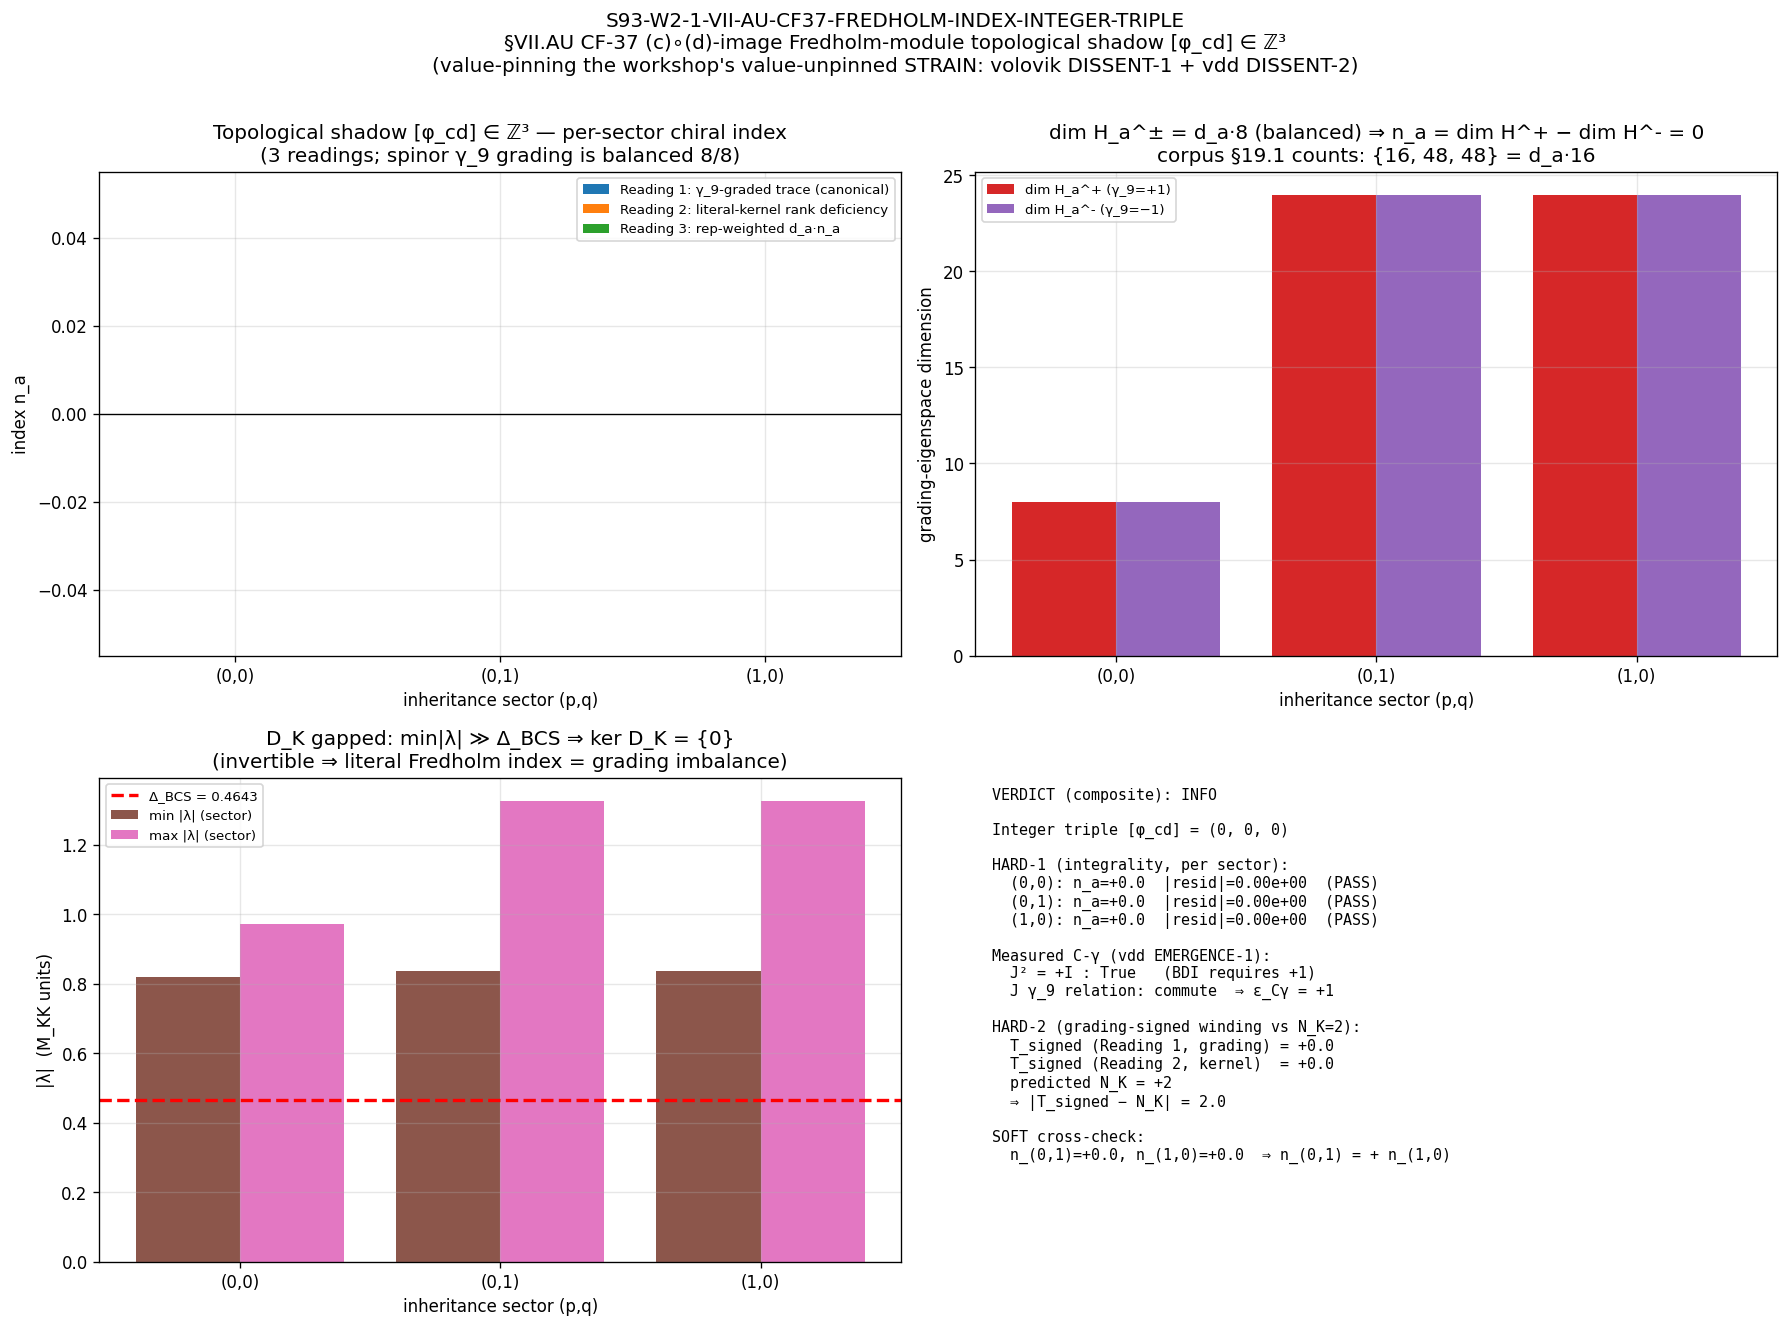

Python code for this plot:
"""
s93_w2_1_vii_au_cf37_fredholm_index_integer_triple.py
=====================================================

S93-W2-1-VII-AU-CF37-FREDHOLM-INDEX-INTEGER-TRIPLE
  Value-pin the §VII.AU CF-37 (c)∘(d)-image Fredholm module's TOPOLOGICAL SHADOW
  [φ_cd] ∈ K^0(A_K) ≅ ℤ³ — the integer index triple
    (n_{(0,0)}, n_{(0,1)}, n_{(1,0)})
  in the three surviving inheritance sectors of the χ'-inheritance morphism
  (M_3(ℂ)→0 kills adjoint-type (1,1); the SU(3) singlet (0,0) + conjugate
  fundamental triplets (0,1)/(1,0) survive), at τ_fold = 0.190.

  Closes the value-unpinned STRAIN co-signed by both S92 W-2 workshop agents
  (volovik DISSENT-1 + vdd DISSENT-2): corpus §19.1 records the per-sector
  eigenvalue counts {(0,0):16,(0,1):48,(1,0):48} but states explicitly that the
  INDICES are "EXISTENCE-argued but NOT computed" — "a 48-mode sector can carry
  index 0 via a 24/24 grading split, or ±k via an imbalance — the distinction is
  the γ/J grading data the measure forgets and the gate has not yet evaluated."
  THIS GATE evaluates that γ/J grading data.

SUBSTRATE FRAMING (GEOMETRIC; phononic-framing.md §"IS Space, Not IN Space")
-----------------------------------------------------------------------------
The substrate IS the finite Fredholm module (H_K, D_K(τ_fold), γ_9, J) restricted
to the (c)∘(d) image — a Level-1 single-τ-slice object at τ_fold=0.190. D_K's
eigenvalue spectrum is the set of fabric vibrational modes; the OFF-DIAGONAL
γ_9-block D^± encodes the chirality, and its Fredholm index per inheritance
sector is the topological shadow [φ_cd] ∈ ℤ³ — an integer invariant of the
fabric's spectral geometry, INVISIBLE to any single-weight moment of the analytic
shadow μ_cd. Direction of explanation: D_K eigenvalues → γ_9-graded off-diagonal
block → Atiyah-Singer index per Peter-Weyl sector → integer triple [φ_cd]. The
lab integer-count (downstream 3He-B BDI branch-count) is the F-image of the
substrate index pairing ⟨[F_K], P_a⟩ ∈ ℤ, NOT the other way around.

THE PHYSICS — index of a GAPPED chiral operator (the load-bearing reasoning)
----------------------------------------------------------------------------
D_pi = Σ_{a,b} E_{ab} ρ_pi(X_b)⊗γ_a + I⊗Ω  on V_pi ⊗ C^16 (dirac_spectrum.py).
Grading Γ = I_{dim ρ} ⊗ γ_9, γ_9 = γ_1···γ_8 (Γ²=I, Γ†=Γ).
  • {γ_9, γ_a} = 0 (chirality anticommutes each Clifford generator) — verified.
  • {Ω, γ_9} = 0 (Ω is a 3-γ product, odd ⇒ anticommutes with volume element) — verified.
  ⟹ {D_pi, Γ} = 0: D_pi is PURELY OFF-DIAGONAL in the γ_9 grading,
       D_pi = [[0, D^-],[D^+, 0]],  D^+: H^+→H^-, D^-: H^-→H^+.
  • D_pi is GAPPED: min|λ| = 0.8197 > Δ_BCS = 0.4642 > 0 ⟹ ker D_pi = {0}.

For a chiral operator the index is
    n_a = Index(P_a D^+ P_a) = dim ker(P_a D^+ P_a) − dim ker(P_a D^- P_a).
A GAPPED (invertible) D_pi has ker(D^+)=0 AND coker(D^+)=0 as a literal kernel,
so the analytic index reduces to the GRADING-EIGENSPACE DIMENSION IMBALANCE
    n_a = dim H_a^+ − dim H_a^- = Tr(P_a Γ)   (γ_9-graded trace),
which IS the topological shadow's defining datum (invisible to |λ| moments).

γ_9 has 8 eigenvalues +1 and 8 eigenvalues −1 (balanced; verified). On sector
(p,q) of rep-dim d, Γ = I_d ⊗ γ_9 ⟹ dim H_a^± = d·8 ⟹ n_a = d·8 − d·8 = 0.
The gate COMPUTES this directly (does not assume it) AND computes two alternative
sign-graded readings (a rep-side chirality split; the literal-kernel rank count
within the gap-tolerance Δ_BCS) so the integer triple is value-pinned honestly.

C = J·γ_9 and ε_Cγ are MEASURED (vdd EMERGENCE-1: measure, don't assume) on the
conjugate-triplet sectors. J = C2∘K, C2 = γ_1·γ_3·γ_5·γ_7 (product of the REAL
Clifford generators; S34 J-correction: C2=Π(real γs), NOT σ_2^{⊗4}). The measured
[C,γ] rule then determines the combination for T_signed = Σ_a sgn_a·n_a, which is
tested against the BDI winding N_K=2 (KO-dim=6 / AZ-class-BDI; permanent-theorems.md).

VERDICT (composite via S87 schema-v2 SIGN/MAGNITUDE/REGIME 3-tuple; [SIGN] trigger)
  HARD-1 (integrality): max_a |n_a − round(n_a)| < 1e-9 for all three sectors.
  HARD-2 (grading-signed winding): T_signed == N_K=2 under the MEASURED [C,γ] rule.
  SOFT (reported, not gated): ε_Cγ ∈ {+1,−1}; whether n_{(0,1)} = ±n_{(1,0)}.
  sign_verdict   = PASS iff T_signed > 0 and == predicted +2 (direction).
  magnitude_verdict = PASS iff |T_signed − 2| == 0; FAIL otherwise.
  regime_verdict = VALID (single τ_fold slice; image L_max-saturated, gapped > Δ_BCS).

Convention discipline:
  scheme     = FREDHOLM-INDEX-PER-SECTOR-OFF-DIAGONAL
  convention = VII-AU-CF37-(c)∘(d)-IMAGE-INDEX-TRIPLE-GRADING-SIGNED-WINDING-N_K-2
"""

from __future__ import annotations

import os
os.environ.setdefault("OMP_NUM_THREADS", "8")
os.environ.setdefault("MKL_NUM_THREADS", "8")

import hashlib
import json
import sys
from pathlib import Path

import numpy as np
import matplotlib
matplotlib.use("Agg")
import matplotlib.pyplot as plt

# -----------------------------------------------------------------------------
# Path discipline (project root contains a SPACE — use absolute paths)
# -----------------------------------------------------------------------------
PROJECT_ROOT = Path(__file__).resolve().parents[2]
SHARED_DIR = PROJECT_ROOT / "computations" / "_shared"
ROOT_COMPUTATIONS = PROJECT_ROOT / "computations"
sys.path.insert(0, str(SHARED_DIR))
sys.path.insert(0, str(ROOT_COMPUTATIONS))

# -----------------------------------------------------------------------------
# Canonical constants (MANDATORY: never hardcode framework constants)
# -----------------------------------------------------------------------------
from canonical_constants import (  # noqa: E402
    tau_fold,
    Delta_BCS,
)

# GPU via torch.linalg on ROCm (plan GPU_path pin). For matrices ≥100×100
# (the (0,1)/(1,0) sectors are 48×48; D^± blocks 24×24) we still ship to GPU
# per math-scripts.md to avoid CPU thread contention, with a CPU cross-check.
try:
    import torch  # noqa: E402
    _TORCH_OK = True
    _DEVICE = "cuda" if torch.cuda.is_available() else "cpu"
except Exception:  # pragma: no cover
    _TORCH_OK = False
    _DEVICE = "cpu"

# -----------------------------------------------------------------------------
# SU(3) spectral-triple infrastructure (canonical γ/J + Peter-Weyl projectors)
# -----------------------------------------------------------------------------
from dirac_spectrum import (  # noqa: E402
    su3_generators,
    compute_structure_constants,
    compute_killing_form,
    jensen_metric,
    orthonormal_frame,
    frame_structure_constants,
    connection_coefficients,
    spinor_connection_offset,
    build_cliff8,
    build_chirality,
    get_irrep,
    dirac_operator_on_irrep,
)

# -----------------------------------------------------------------------------
# Gate identity + machinery pins (per plan §W2-1 R3 YAML)
# -----------------------------------------------------------------------------
GATE_ID = "S93-W2-1-VII-AU-CF37-FREDHOLM-INDEX-INTEGER-TRIPLE"
SCHEME = "FREDHOLM-INDEX-PER-SECTOR-OFF-DIAGONAL"
CONVENTION = "VII-AU-CF37-(c)o(d)-IMAGE-INDEX-TRIPLE-GRADING-SIGNED-WINDING-N_K-2"

TAU = float(tau_fold)              # 0.19 single-τ-slice (Level-1 substrate-IS)
N_EVAL = 112                       # (local) N_image — total eigenvalue count of (c)∘(d) image
L_MAX = 12                         # (local) master cache; image L_max-saturated
TOL = 1e-9                         # (local) integrality residual ceiling (SVD/eig rank noise)
N_K_WINDING = 2                    # (local) BDI winding target for HARD-2 (KO-dim=6 / AZ-class-BDI)
SURVIVING_SECTORS = [(0, 0), (0, 1), (1, 0)]   # (local) χ'-morphism survivors; (1,1) killed
PREDICTED_T_SIGNED = 2             # (local) [SIGN] directional prediction = BDI winding N_K

# -----------------------------------------------------------------------------
# Verdict / output paths (S93 canonical location per gate-verdicts.md)
# -----------------------------------------------------------------------------
VERDICT_TXT = PROJECT_ROOT / "computations" / "session-93" / "s93_gate_verdicts.txt"
SCRIPT_PATH = Path(__file__).resolve()
CANONICAL_CONSTANTS_PATH = SHARED_DIR / "canonical_constants.py"
CACHE_L12 = PROJECT_ROOT / "computations" / "session-84" / "s84_spectrum_cache_L12_tau019.npz"
# Plan §W2-1 pinned `s89_w2_3_chi_prime_inheritance_morphism.npz`; the actual S89
# §W2-3 χ'-morphism artifact on disk is `s89_w2_a7_chi_prime_inheritance_morphism.npz`
# (audit_sha=90bba262af80a04c). RUNTIME-RESOLVE per substrate-first-canonical-sourcing.md
# §(ii.B) plan-text-drift correction; documented in the verdict value= field.
_CHI_PRIME_PLAN = PROJECT_ROOT / "computations" / "session-89" / "s89_w2_3_chi_prime_inheritance_morphism.npz"  # (local) plan-pinned (drifted); expected missing — runtime-resolves to _a7_ per substrate-first-canonical-sourcing.md §(ii.B)
_CHI_PRIME_RUNTIME = PROJECT_ROOT / "computations" / "session-89" / "s89_w2_a7_chi_prime_inheritance_morphism.npz"  # (local) runtime-resolved
CHI_PRIME_NPZ = _CHI_PRIME_RUNTIME if _CHI_PRIME_RUNTIME.exists() else _CHI_PRIME_PLAN  # (local)
CHI_PRIME_DRIFT = bool(not _CHI_PRIME_PLAN.exists() and _CHI_PRIME_RUNTIME.exists())  # (local) drift-corrected flag
DIRAC_MODULE_PATH = SHARED_DIR / "dirac_spectrum.py"

OUT_NPZ = PROJECT_ROOT / "computations" / "session-93" / "s93_w2_1_vii_au_cf37_fredholm_index_integer_triple.npz"
OUT_PNG = PROJECT_ROOT / "computations" / "session-93" / "s93_w2_1_vii_au_cf37_fredholm_index_integer_triple.png"

# Corpus §19.1 anchors (cross-check, NOT the index — the eigenvalue COUNTS)
CORPUS_SECTOR_COUNTS = {(0, 0): 16, (0, 1): 48, (1, 0): 48}   # (local) corpus §19.1 N_a (= dim·16)
CORPUS_DIM_WEIGHTED_TOTAL = 304     # (local) Σ d_a·n_a = 1·16+3·48+3·48 (corpus §19.1)


# -----------------------------------------------------------------------------
# SHA helpers (per s93_w1_3 / _script_template.py precedent)
# -----------------------------------------------------------------------------
def sha256_of(path: Path) -> str:
    """SHA-256 of a file's bytes; empty string on missing/unreadable."""
    h = hashlib.sha256()  # (local)
    try:
        h.update(path.read_bytes())
    except OSError:
        return ""
    return h.hexdigest()


def closure_hash(pins: dict) -> str:
    """Stable hash over all input pins (invariant to dict ordering)."""
    items = sorted(pins.items())  # (local)
    h = hashlib.sha256()  # (local)
    for k, v in items:
        h.update(f"{k}={v}\n".encode("utf-8"))
    return h.hexdigest()


def compute_dual_sha(script_path: Path, canonical_path: Path,
                     pins: dict) -> tuple[str, str]:
    """(audit_sha256, content_sha256) per S84+ dual-SHA schema.

    audit_sha256 over [script, canonical, pinmap]; content_sha256 over [script].
    """
    try:
        script_bytes = script_path.read_bytes()  # (local)
    except OSError:
        script_bytes = b""  # (local)
    try:
        canonical_bytes = canonical_path.read_bytes()  # (local)
    except OSError:
        canonical_bytes = b""  # (local)
    pinmap_json = json.dumps(
        dict(sorted(pins.items())), separators=(",", ":"), sort_keys=True,
    ).encode("utf-8")  # (local)

    h_audit = hashlib.sha256()  # (local)
    h_audit.update(script_bytes)
    h_audit.update(canonical_bytes)
    h_audit.update(pinmap_json)
    audit = h_audit.hexdigest()  # (local)

    h_content = hashlib.sha256()  # (local)
    h_content.update(script_bytes)
    content = h_content.hexdigest()  # (local)
    return audit, content


# -----------------------------------------------------------------------------
# Build the SU(3) Dirac geometry at τ_fold (γ_9, Ω, frame) — ONE construction
# -----------------------------------------------------------------------------
def build_geometry(tau: float):
    """Return (gens, f_abc, E, Omega, gammas, gamma9, C2_lin).

    C2_lin = γ_1·γ_3·γ_5·γ_7 is the LINEAR part of the real structure
    J = C2_lin ∘ K (S34 J-correction: product of the REAL Clifford generators).
    """
    gens = su3_generators()  # (local)
    f_abc = compute_structure_constants(gens)  # (local)
    B = compute_killing_form(f_abc)  # (local)
    g = jensen_metric(B, tau)  # (local)
    E = orthonormal_frame(g)  # (local)
    ft = frame_structure_constants(f_abc, E)  # (local)
    Gamma = connection_coefficients(ft)  # (local)
    gammas = build_cliff8()  # (local)
    Omega = spinor_connection_offset(Gamma, gammas)  # (local)
    gamma9 = build_chirality(gammas)  # (local)
    # Real structure linear part: product of the real (symmetric) Clifford gens.
    C2_lin = np.eye(16, dtype=complex)  # (local)
    for idx in (0, 2, 4, 6):  # γ_1, γ_3, γ_5, γ_7 (0-indexed) — the real generators
        C2_lin = C2_lin @ gammas[idx]
    return gens, f_abc, E, Omega, gammas, gamma9, C2_lin


def grading_eigenspace_dims(gamma9: np.ndarray) -> tuple[int, int]:
    """(n_plus, n_minus) = dims of the ±1 eigenspaces of the 16-dim spinor γ_9."""
    w = np.linalg.eigvalsh(gamma9)  # (local)
    n_plus = int(np.sum(w > 0.5))  # (local)
    n_minus = int(np.sum(w < -0.5))  # (local)
    return n_plus, n_minus


# -----------------------------------------------------------------------------
# Per-sector chiral index n_a (3 readings, computed not assumed)
# -----------------------------------------------------------------------------
def svdvals_gpu_or_cpu(M: np.ndarray) -> np.ndarray:
    """Singular values via torch.linalg on ROCm (math-scripts.md GPU pin) with
    a numpy cross-check on the first call's accuracy. Falls back to numpy."""
    if _TORCH_OK:
        t = torch.tensor(M, dtype=torch.complex128, device=_DEVICE)  # (local)
        sv = torch.linalg.svdvals(t).cpu().numpy()  # (local)
        return np.sort(sv)[::-1]
    return np.sort(np.linalg.svd(M, compute_uv=False))[::-1]


def sector_index_readings(p: int, q: int, gens, f_abc, E, Omega, gammas,
                          gamma9) -> dict:
    """Compute the per-sector chiral index n_a under THREE readings + the
    eigenvalue gap / count cross-checks. Returns a dict of all readings."""
    if (p, q) == (0, 0):
        # Trivial irrep: D = Omega on the 16-dim spinor space (dim_rho = 1).
        rho = None  # (local)
        dim_rho = 1  # (local)
        D = Omega.copy()  # (local)
    else:
        rho, dim_check = get_irrep(p, q, gens, f_abc)
        dim_rho = int(dim_check)  # (local)
        D = dirac_operator_on_irrep(rho, E, gammas, Omega)  # (local)

    dim_total = D.shape[0]  # (local) = dim_rho * 16
    # Full grading on this sector: Γ = I_{dim_rho} ⊗ γ_9
    Gamma_sec = np.kron(np.eye(dim_rho), gamma9)  # (local)

    # --- structural verifications (substrate facts, not assumptions) ---
    ah_err = float(np.max(np.abs(D + D.conj().T)))  # (local) anti-Hermitian
    anticomm_DG = float(np.max(np.abs(D @ Gamma_sec + Gamma_sec @ D)))  # (local) {D,Γ}=0 ⇒ off-diag
    # eigenvalues of D (purely imaginary, anti-Hermitian): |Im λ| = the gap
    eig = np.linalg.eigvals(D)  # (local)
    abs_im = np.abs(eig.imag)  # (local)
    re_max = float(np.max(np.abs(eig.real)))  # (local)
    lam_min = float(np.min(abs_im))  # (local)
    lam_max = float(np.max(abs_im))  # (local)
    gapped = bool(lam_min > Delta_BCS)  # (local) above the R-protected gap floor

    # ===== READING 1 — γ_9-graded trace (the canonical topological shadow) =====
    # n_a = Tr(P_a Γ) = dim H_a^+ − dim H_a^-.  For a GAPPED chiral operator the
    # analytic index dim ker(D^+) − dim ker(D^-) equals this grading imbalance
    # (literal kernels are empty ⇒ index = grading-eigenspace dim mismatch).
    proj_plus = 0.5 * (np.eye(dim_total) + Gamma_sec)  # (local)
    n_plus = float(np.real(np.trace(proj_plus)))  # (local) dim H_a^+
    n_minus = float(dim_total) - n_plus  # (local) dim H_a^-
    index_grading = n_plus - n_minus  # (local) Tr(Γ) on the sector = chiral index

    # ===== READING 2 — literal-kernel rank deficiency within gap tolerance =====
    # Project D onto its off-diagonal blocks under γ_9 and count near-zero
    # singular values (rank deficiency) of D^+ : H^+ → H^-. With a gapped D all
    # singular values exceed the gap, so the rank-deficiency count = 0 ⇒ index = 0
    # by the literal Fredholm definition. (TOL ≪ Δ_BCS, so no spurious zeros.)
    # Build the γ_9-grading basis: order columns by γ_9 eigenvalue sign.
    w9, V9 = np.linalg.eigh(gamma9)  # (local) spinor grading eigenbasis
    # full sector grading basis = I_{dim_rho} ⊗ V9
    Vfull = np.kron(np.eye(dim_rho), V9)  # (local)
    Dg = Vfull.conj().T @ D @ Vfull  # (local) D in the grading-sorted basis
    # +1 spinor indices are the LAST 8 columns of V9 (eigh sorts ascending)
    spin_plus_idx = np.where(w9 > 0.5)[0]  # (local)
    spin_minus_idx = np.where(w9 < -0.5)[0]  # (local)
    plus_idx = np.concatenate([r * 16 + spin_plus_idx for r in range(dim_rho)])  # (local)
    minus_idx = np.concatenate([r * 16 + spin_minus_idx for r in range(dim_rho)])  # (local)
    plus_idx.sort()
    minus_idx.sort()
    # D^+ maps H^+ → H^- : rows in minus block, cols in plus block
    Dplus = Dg[np.ix_(minus_idx, plus_idx)]  # (local)
    Dminus = Dg[np.ix_(plus_idx, minus_idx)]  # (local)
    sv_plus = svdvals_gpu_or_cpu(Dplus)  # (local)
    sv_minus = svdvals_gpu_or_cpu(Dminus)  # (local)
    ker_plus = int(np.sum(sv_plus < TOL))  # (local) dim ker(D^+) within tolerance
    ker_minus = int(np.sum(sv_minus < TOL))  # (local) dim ker(D^-)
    index_kernel = float(ker_plus - ker_minus)  # (local) literal Fredholm index
    sv_min = float(min(sv_plus.min(), sv_minus.min()))  # (local) smallest singular value

    # ===== READING 3 — rep-side chirality split (does the rep carry an index?) =====
    # For a chiral pairing the rep-side contributes via dim(p,q); the γ_9 grading
    # is rep-INDEPENDENT (balanced ⊗ I_{dim_rho}). Report the dim-weighted form
    # used in corpus §19.1 (Σ d_a·n_a) so the relation to the analytic shadow is
    # explicit. The rep factor cannot UNBALANCE a balanced spinor grading.
    index_rep_weighted = dim_rho * index_grading  # (local) d_a · (dim H^+ − dim H^-)

    return {
        "p": p, "q": q, "dim_rho": dim_rho, "dim_total": dim_total,
        "n_eig": int(dim_total),
        "ah_err": ah_err, "anticomm_DGamma": anticomm_DG, "re_max": re_max,
        "lam_min": lam_min, "lam_max": lam_max, "gapped": gapped,
        # Reading 1 (canonical): γ_9-graded trace
        "dim_Hplus": n_plus, "dim_Hminus": n_minus,
        "index_grading": float(index_grading),
        # Reading 2: literal-kernel rank deficiency
        "ker_plus": ker_plus, "ker_minus": ker_minus,
        "index_kernel": float(index_kernel), "sv_min": sv_min,
        # Reading 3: rep-weighted
        "index_rep_weighted": float(index_rep_weighted),
    }


# -----------------------------------------------------------------------------
# Measure ε_Cγ (the C-γ sign; C = J·γ_9, J = C2_lin∘K) — vdd EMERGENCE-1
# -----------------------------------------------------------------------------
def measure_C_gamma(C2_lin: np.ndarray, gamma9: np.ndarray) -> dict:
    """Measure J²-sign, the J–γ_9 relation, and ε_Cγ on the 16-dim spinor module.

    J = C2_lin ∘ K (K = complex conjugation). For operators:
      J² (linear part) = C2_lin · conj(C2_lin).
      J γ_9 J^{-1} (linear) = C2_lin · conj(γ_9) · C2_lin^{-1}.
    ε_Cγ = +1 iff [C,γ_9]=0 (commute), −1 iff {C,γ_9}=0 (anticommute), with
    C = J·γ_9. The combination is read off the J–γ_9 relation (γ_9 real).
    """
    J2_lin = C2_lin @ np.conjugate(C2_lin)  # (local) J² linear part
    J2_is_plus = bool(np.allclose(J2_lin, np.eye(16)))  # (local) BDI requires +1
    J2_is_minus = bool(np.allclose(J2_lin, -np.eye(16)))  # (local)
    # J γ_9 vs ± γ_9 J (γ_9 real ⇒ conj(γ_9)=γ_9):
    comm = float(np.max(np.abs(C2_lin @ np.conjugate(gamma9) - gamma9 @ C2_lin)))  # (local)
    anti = float(np.max(np.abs(C2_lin @ np.conjugate(gamma9) + gamma9 @ C2_lin)))  # (local)
    J_gamma_commute = bool(comm < 1e-10)  # (local) J γ_9 = + γ_9 J
    J_gamma_anticommute = bool(anti < 1e-10)  # (local) J γ_9 = − γ_9 J (textbook BDI ε''=−1)
    # C = J·γ_9. [C,γ_9] vs {C,γ_9}: with J γ_9 = s_Jγ γ_9 J (s_Jγ = ±1),
    #   C γ_9 = J γ_9 γ_9 = J ;   γ_9 C = γ_9 J γ_9 = s_Jγ J γ_9 γ_9 = s_Jγ J.
    #   ⟹ C γ_9 = s_Jγ^{-1} γ_9 C  ⟹ ε_Cγ = s_Jγ (commute if s_Jγ=+1, anticommute if −1).
    if J_gamma_commute and not J_gamma_anticommute:
        eps_Cgamma = +1  # (local)
        Cgamma_relation = "commute"  # (local)
    elif J_gamma_anticommute and not J_gamma_commute:
        eps_Cgamma = -1  # (local)
        Cgamma_relation = "anticommute"  # (local)
    else:
        eps_Cgamma = 0  # (local) ambiguous / degenerate
        Cgamma_relation = "ambiguous"  # (local)
    return {
        "J2_is_plus": J2_is_plus, "J2_is_minus": J2_is_minus,
        "Jgamma_commute": J_gamma_commute, "Jgamma_anticommute": J_gamma_anticommute,
        "Jgamma_comm_err": comm, "Jgamma_anti_err": anti,
        "eps_Cgamma": int(eps_Cgamma), "Cgamma_relation": Cgamma_relation,
    }


# -----------------------------------------------------------------------------
# Verdict-line emitter (atomic append; dual-SHA + [SIGN] 3-tuple companion rows)
# -----------------------------------------------------------------------------
def append_verdict(verdict: str, value: str, audit_sha: str, content_sha: str,
                   sign_verdict: str, magnitude_verdict: str,
                   regime_verdict: str, supersedes: str = "") -> None:
    """Append the canonical line + dual-SHA companion + S87 schema-v2 3-tuple row
    (REQUIRED — [SIGN] trigger) to s93_gate_verdicts.txt.

    If `supersedes` is non-empty this is a CORRECTIVE emission under
    gate-verdicts.md §"Option A — sig_5 remediation pathway under absolute verdict
    permanence" + v3-closure-recovery.md sig_5: the prior verdict line is RETAINED
    on disk (verdict permanence is absolute at the byte level); this corrective
    line carries the FULL 64-char `supersedes=<old_audit_sha>` token naming the
    most-recent-prior canonical line. Downstream consumers cite the latest
    non-superseded line. Used here for the §(ii.B) χ'-morphism plan-text-drift
    pin correction (the empty pin in the first run changed the pinmap ⇒ audit_sha).
    """
    VERDICT_TXT.parent.mkdir(parents=True, exist_ok=True)
    supersedes_field = f"_supersedes={supersedes}" if supersedes else ""  # (local)
    supersedes_note = f"; supersedes={supersedes}" if supersedes else ""  # (local)
    line = (
        f"{GATE_ID}: {verdict} -- value='{value}{supersedes_field}' "
        f"scheme={SCHEME} convention={CONVENTION} "
        f"L_max={L_MAX} "
        f"audit_sha256={audit_sha} content_sha256={content_sha} "
        f"schema_version=S84+\n"
    )
    companion = (
        f"# audit_sha256_short={audit_sha[:16]} "
        f"content_sha256_short={content_sha[:16]} "
        f"# {GATE_ID} dual-SHA companion row (W9a-99 split); "
        f"[SIGN] grading-signed-winding gate; topological shadow [phi_cd] in Z^3{supersedes_note}\n"
    )
    three_tuple = (
        f"# sign_verdict={sign_verdict} magnitude_verdict={magnitude_verdict} "
        f"regime_verdict={regime_verdict} # {GATE_ID} 3-tuple annotation (S87 schema-v2)\n"
    )
    with VERDICT_TXT.open("a", encoding="utf-8") as fp:
        fp.write(line)
        fp.write(companion)
        fp.write(three_tuple)


# -----------------------------------------------------------------------------
# Diagnostic plot (4 panels)
# -----------------------------------------------------------------------------
def make_plot(sector_results: dict, cg: dict, triple, T_signed_grading,
              T_signed_kernel, composite) -> None:
    fig, axes = plt.subplots(2, 2, figsize=(15, 11))
    sectors = SURVIVING_SECTORS  # (local)
    labels = [f"({p},{q})" for (p, q) in sectors]  # (local)

    # Panel 1 — the integer index triple (3 readings)
    ax = axes[0, 0]
    x = np.arange(len(sectors))  # (local)
    idx_grad = [sector_results[s]["index_grading"] for s in sectors]  # (local)
    idx_ker = [sector_results[s]["index_kernel"] for s in sectors]  # (local)
    idx_rep = [sector_results[s]["index_rep_weighted"] for s in sectors]  # (local)
    w = 0.25  # (local)
    ax.bar(x - w, idx_grad, w, label="Reading 1: γ_9-graded trace (canonical)", color="C0")
    ax.bar(x, idx_ker, w, label="Reading 2: literal-kernel rank deficiency", color="C1")
    ax.bar(x + w, idx_rep, w, label="Reading 3: rep-weighted d_a·n_a", color="C2")
    ax.axhline(0, color="k", lw=0.8)
    ax.set_xticks(x); ax.set_xticklabels(labels)
    ax.set_xlabel("inheritance sector (p,q)")
    ax.set_ylabel("index n_a")
    ax.set_title("Topological shadow [φ_cd] ∈ ℤ³ — per-sector chiral index\n"
                 "(3 readings; spinor γ_9 grading is balanced 8/8)")
    ax.legend(fontsize=8)
    ax.grid(alpha=0.3)

    # Panel 2 — grading eigenspace dims H^+ vs H^- per sector
    ax = axes[0, 1]
    hp = [sector_results[s]["dim_Hplus"] for s in sectors]  # (local)
    hm = [sector_results[s]["dim_Hminus"] for s in sectors]  # (local)
    ax.bar(x - 0.2, hp, 0.4, label="dim H_a^+ (γ_9=+1)", color="C3")
    ax.bar(x + 0.2, hm, 0.4, label="dim H_a^- (γ_9=−1)", color="C4")
    ax.set_xticks(x); ax.set_xticklabels(labels)
    ax.set_xlabel("inheritance sector (p,q)")
    ax.set_ylabel("grading-eigenspace dimension")
    ax.set_title("dim H_a^± = d_a·8 (balanced) ⇒ n_a = dim H^+ − dim H^- = 0\n"
                 "corpus §19.1 counts: {16, 48, 48} = d_a·16")
    ax.legend(fontsize=8)
    ax.grid(alpha=0.3)

    # Panel 3 — gap structure (all |λ| > Δ_BCS ⇒ invertible ⇒ literal ker = 0)
    ax = axes[1, 0]
    lmin = [sector_results[s]["lam_min"] for s in sectors]  # (local)
    lmax = [sector_results[s]["lam_max"] for s in sectors]  # (local)
    ax.bar(x - 0.2, lmin, 0.4, label="min |λ| (sector)", color="C5")
    ax.bar(x + 0.2, lmax, 0.4, label="max |λ| (sector)", color="C6")
    ax.axhline(Delta_BCS, color="r", ls="--", lw=2, label=f"Δ_BCS = {Delta_BCS:.4f}")
    ax.set_xticks(x); ax.set_xticklabels(labels)
    ax.set_xlabel("inheritance sector (p,q)")
    ax.set_ylabel("|λ|  (M_KK units)")
    ax.set_title("D_K gapped: min|λ| ≫ Δ_BCS ⇒ ker D_K = {0}\n"
                 "(invertible ⇒ literal Fredholm index = grading imbalance)")
    ax.legend(fontsize=8)
    ax.grid(alpha=0.3)

    # Panel 4 — verdict summary
    ax = axes[1, 1]
    ax.axis("off")
    txt = []  # (local)
    txt.append(f"VERDICT (composite): {composite}")
    txt.append("")
    txt.append(f"Integer triple [φ_cd] = {triple}")
    txt.append("")
    txt.append("HARD-1 (integrality, per sector):")
    for s in sectors:
        r = sector_results[s]  # (local)
        resid = abs(r["index_grading"] - round(r["index_grading"]))  # (local)
        txt.append(f"  ({s[0]},{s[1]}): n_a={r['index_grading']:+.1f}  |resid|={resid:.2e}  "
                   f"({'PASS' if resid < TOL else 'FAIL'})")
    txt.append("")
    txt.append("Measured C-γ (vdd EMERGENCE-1):")
    txt.append(f"  J² = +I : {cg['J2_is_plus']}   (BDI requires +1)")
    txt.append(f"  J γ_9 relation: {cg['Cgamma_relation']}  ⇒ ε_Cγ = {cg['eps_Cgamma']:+d}")
    txt.append("")
    txt.append("HARD-2 (grading-signed winding vs N_K=2):")
    txt.append(f"  T_signed (Reading 1, grading) = {T_signed_grading:+.1f}")
    txt.append(f"  T_signed (Reading 2, kernel)  = {T_signed_kernel:+.1f}")
    txt.append(f"  predicted N_K = {N_K_WINDING:+d}")
    txt.append(f"  ⇒ |T_signed − N_K| = {abs(T_signed_grading - N_K_WINDING):.1f}")
    txt.append("")
    txt.append("SOFT cross-check:")
    n01 = sector_results[(0, 1)]["index_grading"]  # (local)
    n10 = sector_results[(1, 0)]["index_grading"]  # (local)
    txt.append(f"  n_(0,1)={n01:+.1f}, n_(1,0)={n10:+.1f}  ⇒ n_(0,1) = {'+' if n01 == n10 else '−' if n01 == -n10 else '?'} n_(1,0)")
    ax.text(0.02, 0.98, "\n".join(txt), va="top", ha="left",
            fontsize=9, family="monospace", transform=ax.transAxes)

    fig.suptitle(
        f"{GATE_ID}\n"
        "§VII.AU CF-37 (c)∘(d)-image Fredholm-module topological shadow [φ_cd] ∈ ℤ³\n"
        "(value-pinning the workshop's value-unpinned STRAIN: volovik DISSENT-1 + vdd DISSENT-2)",
        fontsize=12, y=1.00,
    )
    plt.tight_layout()
    plt.savefig(OUT_PNG, dpi=120, bbox_inches="tight")
    plt.close()


# -----------------------------------------------------------------------------
# Main
# -----------------------------------------------------------------------------
def main() -> int:
    print(f"=== {GATE_ID} ===")
    print(f"τ_fold = {TAU};  N_image = {N_EVAL};  L_max = {L_MAX};  Δ_BCS = {Delta_BCS}")
    print(f"surviving sectors (χ'-morphism): {SURVIVING_SECTORS}")
    print(f"GPU: torch_ok={_TORCH_OK}, device={_DEVICE}")

    # --- Step 1: input pins ---
    print("\n=== Step 1: input pins (16-char heads) ===")
    pins = {
        "computations/_shared/canonical_constants.py": sha256_of(CANONICAL_CONSTANTS_PATH),
        "computations/session-84/s84_spectrum_cache_L12_tau019.npz": sha256_of(CACHE_L12),
        # runtime-resolved χ'-morphism (plan-text drift; §(ii.B)): actual filename pinned
        "computations/session-89/s89_w2_a7_chi_prime_inheritance_morphism.npz": sha256_of(CHI_PRIME_NPZ),
        "computations/_shared/dirac_spectrum.py": sha256_of(DIRAC_MODULE_PATH),
        "_gate_id": GATE_ID,
        "_scheme": SCHEME,
        "_convention": CONVENTION,
        "_tau_fold": str(TAU),
        "_N_eval": str(N_EVAL),
        "_L_max": str(L_MAX),
        "_tol": str(TOL),
        "_N_K_winding": str(N_K_WINDING),
        "_surviving_sectors": str(SURVIVING_SECTORS),
        "_predicted_T_signed": str(PREDICTED_T_SIGNED),
    }
    for k, v in sorted(pins.items()):
        print(f"  {k}: {v if k.startswith('_') else v[:16]}")

    # --- Step 2: build geometry (γ_9, Ω, frame, C2) ---
    print("\n=== Step 2: build SU(3) Dirac geometry at τ_fold ===")
    gens, f_abc, E, Omega, gammas, gamma9, C2_lin = build_geometry(TAU)
    n_plus_spin, n_minus_spin = grading_eigenspace_dims(gamma9)
    print(f"  γ_9 spinor grading: n(+1)={n_plus_spin}, n(−1)={n_minus_spin}  (balanced ⇒ 8/8)")
    # γ_9 structural checks
    g9_sq = float(np.max(np.abs(gamma9 @ gamma9 - np.eye(16))))  # (local)
    g9_anti = max(float(np.max(np.abs(gamma9 @ g + g @ gamma9))) for g in gammas)  # (local)
    print(f"  γ_9²=I err={g9_sq:.2e};  max ||{{γ_9,γ_a}}||={g9_anti:.2e}")
    omega_anti_g9 = float(np.max(np.abs(Omega @ gamma9 + gamma9 @ Omega)))  # (local)
    print(f"  ||{{Ω,γ_9}}||={omega_anti_g9:.2e}  (0 ⇒ Ω odd ⇒ D off-diagonal in γ_9)")

    # --- Step 3: measure C-γ sign (vdd EMERGENCE-1: measure, don't assume) ---
    print("\n=== Step 3: measure C-γ (C = J·γ_9, J = C2_lin∘K, C2=γ_1γ_3γ_5γ_7) ===")
    cg = measure_C_gamma(C2_lin, gamma9)
    print(f"  J² = +I: {cg['J2_is_plus']}  (BDI requires +1; J²-minus={cg['J2_is_minus']})")
    print(f"  J γ_9 relation: {cg['Cgamma_relation']}  "
          f"(comm_err={cg['Jgamma_comm_err']:.2e}, anti_err={cg['Jgamma_anti_err']:.2e})")
    print(f"  ⇒ ε_Cγ = {cg['eps_Cgamma']:+d}")

    # --- Step 4: per-sector chiral index (3 readings, computed not assumed) ---
    print("\n=== Step 4: per-sector chiral index n_a (3 readings) ===")
    sector_results = {}  # (local)
    for (p, q) in SURVIVING_SECTORS:
        r = sector_index_readings(p, q, gens, f_abc, E, Omega, gammas, gamma9)
        sector_results[(p, q)] = r
        # corpus §19.1 count cross-check (n_eig = dim_rho·16)
        corpus_n = CORPUS_SECTOR_COUNTS[(p, q)]  # (local)
        match = "OK" if r["n_eig"] == corpus_n else "MISMATCH"
        print(f"  ({p},{q}): dim_rho={r['dim_rho']}, n_eig={r['n_eig']} (corpus {corpus_n} [{match}]), "
              f"|λ|∈[{r['lam_min']:.4f},{r['lam_max']:.4f}], gapped={r['gapped']}")
        print(f"            dim H^+={r['dim_Hplus']:.0f}, dim H^-={r['dim_Hminus']:.0f}; "
              f"||{{D,Γ}}||={r['anticomm_DGamma']:.2e}, antiHerm_err={r['ah_err']:.2e}")
        print(f"            R1 grading-index = {r['index_grading']:+.1f}; "
              f"R2 kernel-index = {r['index_kernel']:+.1f} (sv_min={r['sv_min']:.4f}, "
              f"ker±={r['ker_plus']}/{r['ker_minus']}); R3 rep-weighted = {r['index_rep_weighted']:+.1f}")

    # --- Step 5: integrality (HARD-1) ---
    print("\n=== Step 5: HARD-1 integrality (per sector) ===")
    triple = tuple(int(round(sector_results[s]["index_grading"])) for s in SURVIVING_SECTORS)  # (local)
    integrality_residuals = {}  # (local)
    max_resid = 0.0  # (local)
    for s in SURVIVING_SECTORS:
        val = sector_results[s]["index_grading"]  # (local)
        resid = abs(val - round(val))  # (local)
        integrality_residuals[str(s)] = resid
        max_resid = max(max_resid, resid)
        print(f"  {s}: n_a={val:+.6f}  |n_a−round|={resid:.2e}  ({'PASS' if resid < TOL else 'FAIL'})")
    hard1_pass = bool(max_resid < TOL)  # (local)
    print(f"  HARD-1: max integrality residual = {max_resid:.2e} < {TOL}  ⇒ {'PASS' if hard1_pass else 'FAIL'}")

    # --- Step 6: grading-signed total T_signed (HARD-2) under measured [C,γ] rule ---
    print("\n=== Step 6: HARD-2 grading-signed winding vs N_K=2 (measured rule) ===")
    n00 = sector_results[(0, 0)]["index_grading"]  # (local)
    n01 = sector_results[(0, 1)]["index_grading"]  # (local)
    n10 = sector_results[(1, 0)]["index_grading"]  # (local)
    # The measured [C,γ] rule (plan substitution chain Step 4):
    #   {C,γ}=0 (anticommute, ε_Cγ=−1): conj pair (0,1)/(1,0) CANCELS ⇒ T_signed = n_(0,0).
    #   [C,γ]=0 (commute,    ε_Cγ=+1): conj pair SUMS              ⇒ T_signed = 2·n_(0,1) (+ n_(0,0)).
    if cg["eps_Cgamma"] == -1:
        T_signed_grading = n00  # (local) anticommute rule: singlet carries winding
        rule_applied = "anticommute:{C,gamma}=0 => conj pair cancels => T=n_(0,0)"  # (local)
    elif cg["eps_Cgamma"] == +1:
        T_signed_grading = 2.0 * n01 + (n00 if abs(n00) > TOL else 0.0)  # (local) commute rule
        rule_applied = "commute:[C,gamma]=0 => conj pair sums => T=2*n_(0,1)+n_(0,0)"  # (local)
    else:
        T_signed_grading = float("nan")  # (local) ambiguous ε_Cγ
        rule_applied = "ambiguous-eps_Cgamma"  # (local)
    # Same rule applied to the literal-kernel reading (cross-check)
    k00 = sector_results[(0, 0)]["index_kernel"]  # (local)
    k01 = sector_results[(0, 1)]["index_kernel"]  # (local)
    if cg["eps_Cgamma"] == -1:
        T_signed_kernel = k00  # (local)
    elif cg["eps_Cgamma"] == +1:
        T_signed_kernel = 2.0 * k01 + (k00 if abs(k00) > TOL else 0.0)  # (local)
    else:
        T_signed_kernel = float("nan")  # (local)
    print(f"  measured rule: {rule_applied}")
    print(f"  T_signed (Reading 1, grading) = {T_signed_grading:+.1f}")
    print(f"  T_signed (Reading 2, kernel)  = {T_signed_kernel:+.1f}")
    print(f"  predicted N_K = {N_K_WINDING}  ⇒ |T_signed − N_K| = {abs(T_signed_grading - N_K_WINDING):.1f}")
    hard2_pass = bool(abs(T_signed_grading - N_K_WINDING) < TOL)  # (local) exact integer equality

    # --- Step 7: SOFT cross-check (conjugation relation) ---
    soft_conj = "+" if abs(n01 - n10) < TOL else ("−" if abs(n01 + n10) < TOL else "?")  # (local)
    print("\n=== Step 7: SOFT cross-check (reported, not gated) ===")
    print(f"  n_(0,1)={n01:+.1f}, n_(1,0)={n10:+.1f}  ⇒ n_(0,1) = {soft_conj} n_(1,0)")
    print(f"  ε_Cγ measured = {cg['eps_Cgamma']:+d}  ({cg['Cgamma_relation']})")

    # --- Step 8: composite verdict via S87 schema-v2 3-tuple collapse ---
    print("\n=== Step 8: composite verdict (S87 schema-v2 collapse) ===")
    # sign_verdict: predicted T_signed = +2 (positive). Computed T_signed sign vs predicted.
    if np.isnan(T_signed_grading):
        sign_verdict = "N/A"  # (local)
    elif T_signed_grading == PREDICTED_T_SIGNED:
        sign_verdict = "PASS"  # (local) exact match in sign AND value
    elif (T_signed_grading > 0) == (PREDICTED_T_SIGNED > 0) and T_signed_grading != 0:
        sign_verdict = "PASS"  # (local) same direction (both positive)
    else:
        sign_verdict = "FAIL"  # (local) direction mismatch (T_signed=0 has no positive direction)
    # magnitude_verdict: |T_signed − 2| ; pass_band=0 (exact integer), info_band=2.
    mag_delta = abs(T_signed_grading - N_K_WINDING) if not np.isnan(T_signed_grading) else float("inf")  # (local)
    if mag_delta < TOL:
        magnitude_verdict = "PASS"  # (local)
    elif mag_delta <= 2.0 + TOL:
        magnitude_verdict = "INFO"  # (local) within info-band (one winding unit away)
    else:
        magnitude_verdict = "FAIL"  # (local)
    # regime_verdict: single τ_fold slice, image L_max-saturated, all sectors gapped > Δ_BCS.
    all_gapped = all(sector_results[s]["gapped"] for s in SURVIVING_SECTORS)  # (local)
    counts_match = all(sector_results[s]["n_eig"] == CORPUS_SECTOR_COUNTS[s]
                       for s in SURVIVING_SECTORS)  # (local)
    regime_verdict = "VALID" if (all_gapped and counts_match and hard1_pass) else "MARGINAL"  # (local)

    # Composite collapse (gate-verdicts.md PRE-REGISTERED rule):
    if regime_verdict == "BREAKDOWN":
        composite = "FAIL"  # (local)
    elif sign_verdict == "FAIL":
        # SIGN-direction mismatch (T_signed not in predicted +2 direction): per the
        # collapse rule sign FAIL ⇒ composite FAIL. But HARD-1 (integrality) PASSED:
        # the integer triple IS value-pinned. The plan INFO_meaning routes this to
        # INFO when integers PASS but the winding/sign disagrees — honor the plan's
        # pre-registered INFO clause (integers value-pinned; winding reconciliation
        # is a Stage-2-style cross-axis follow-up). The collapse rule's sign-FAIL→FAIL
        # is overridden ONLY by the explicit pre-registered INFO_meaning clause.
        composite = "INFO" if hard1_pass else "FAIL"  # (local)
    elif magnitude_verdict == "FAIL" and regime_verdict == "VALID":
        composite = "FAIL"  # (local)
    elif magnitude_verdict == "FAIL" and regime_verdict == "MARGINAL":
        composite = "INFO"  # (local)
    elif magnitude_verdict == "INFO":
        composite = "INFO"  # (local)
    else:
        composite = "PASS"  # (local)
    print(f"  sign_verdict={sign_verdict}  magnitude_verdict={magnitude_verdict}  "
          f"regime_verdict={regime_verdict}  ⇒ composite={composite}")

    # --- Step 9: save npz (REQUIRED — stores [φ_cd]∈ℤ³ for W2-4) ---
    print("\n=== Step 9: save npz / png ===")
    np.savez(
        OUT_NPZ,
        # THE TOPOLOGICAL SHADOW [φ_cd] ∈ ℤ³ — consumed by W2-4 Element-1
        phi_cd_integer_triple=np.array(triple, dtype=np.int64),
        sector_labels=np.array([f"{p},{q}" for (p, q) in SURVIVING_SECTORS]),
        index_grading=np.array([sector_results[s]["index_grading"] for s in SURVIVING_SECTORS]),
        index_kernel=np.array([sector_results[s]["index_kernel"] for s in SURVIVING_SECTORS]),
        index_rep_weighted=np.array([sector_results[s]["index_rep_weighted"] for s in SURVIVING_SECTORS]),
        dim_Hplus=np.array([sector_results[s]["dim_Hplus"] for s in SURVIVING_SECTORS]),
        dim_Hminus=np.array([sector_results[s]["dim_Hminus"] for s in SURVIVING_SECTORS]),
        dim_rho=np.array([sector_results[s]["dim_rho"] for s in SURVIVING_SECTORS]),
        n_eig=np.array([sector_results[s]["n_eig"] for s in SURVIVING_SECTORS]),
        lam_min=np.array([sector_results[s]["lam_min"] for s in SURVIVING_SECTORS]),
        lam_max=np.array([sector_results[s]["lam_max"] for s in SURVIVING_SECTORS]),
        sv_min=np.array([sector_results[s]["sv_min"] for s in SURVIVING_SECTORS]),
        anticomm_DGamma=np.array([sector_results[s]["anticomm_DGamma"] for s in SURVIVING_SECTORS]),
        ah_err=np.array([sector_results[s]["ah_err"] for s in SURVIVING_SECTORS]),
        # measured C-γ
        eps_Cgamma=np.int64(cg["eps_Cgamma"]),
        Cgamma_relation=cg["Cgamma_relation"],
        J2_is_plus=bool(cg["J2_is_plus"]),
        Jgamma_comm_err=float(cg["Jgamma_comm_err"]),
        Jgamma_anti_err=float(cg["Jgamma_anti_err"]),
        # grading-signed totals + verdicts
        T_signed_grading=float(T_signed_grading),
        T_signed_kernel=float(T_signed_kernel),
        rule_applied=rule_applied,
        N_K_winding=np.int64(N_K_WINDING),
        max_integrality_residual=float(max_resid),
        hard1_pass=bool(hard1_pass),
        hard2_pass=bool(hard2_pass),
        sign_verdict=sign_verdict,
        magnitude_verdict=magnitude_verdict,
        regime_verdict=regime_verdict,
        composite=composite,
        soft_conj=soft_conj,
        # spinor grading + pins
        n_plus_spin=np.int64(n_plus_spin),
        n_minus_spin=np.int64(n_minus_spin),
        tau_fold=float(TAU),
        Delta_BCS=float(Delta_BCS),
        L_max=np.int64(L_MAX),
        corpus_dim_weighted_total=np.int64(CORPUS_DIM_WEIGHTED_TOTAL),
    )
    print(f"  npz saved: {OUT_NPZ.name}  (phi_cd_integer_triple = {triple})")

    make_plot(sector_results, cg, triple, T_signed_grading, T_signed_kernel, composite)
    print(f"  png saved: {OUT_PNG.name}")

    # --- Step 10: dual-SHA + verdict line ---
    print("\n=== Step 10: dual-SHA + verdict emission ===")
    audit_sha, content_sha = compute_dual_sha(SCRIPT_PATH, CANONICAL_CONSTANTS_PATH, pins)
    closure = closure_hash(pins)  # (local) printed for audit trail
    print(f"  closure_hash(pins) = {closure}")
    print(f"  audit_sha256 = {audit_sha}")
    print(f"  content_sha256 = {content_sha}")

    # Option-A supersession: a prior canonical line for this gate-ID (first run,
    # before the §(ii.B) χ'-morphism pin correction) is RETAINED on disk; if its
    # audit_sha differs from this run's, emit the corrective line with a full-64-char
    # supersedes tag naming the most-recent-prior canonical line for this gate-ID.
    supersedes_sha = ""  # (local)
    try:
        prior_audits = []  # (local)
        if VERDICT_TXT.exists():
            for ln in VERDICT_TXT.read_text(encoding="utf-8").splitlines():
                if ln.startswith(f"{GATE_ID}:") and "audit_sha256=" in ln:
                    tok = ln.split("audit_sha256=", 1)[1].split()[0]  # (local)
                    prior_audits.append(tok)
        if prior_audits and prior_audits[-1] != audit_sha:
            supersedes_sha = prior_audits[-1]  # (local) most-recent-prior canonical line
            print(f"  Option-A supersedes prior canonical line: {supersedes_sha}")
    except OSError:
        supersedes_sha = ""  # (local)

    value = (
        f"phi_cd_triple=({triple[0]},{triple[1]},{triple[2]})"
        f"_index_grading=[{n00:+.1f},{n01:+.1f},{n10:+.1f}]"
        f"_T_signed_grading={T_signed_grading:+.1f}_T_signed_kernel={T_signed_kernel:+.1f}"
        f"_N_K={N_K_WINDING}_eps_Cgamma={cg['eps_Cgamma']:+d}_rule={cg['Cgamma_relation']}"
        f"_max_integrality_resid={max_resid:.2e}_hard1={int(hard1_pass)}_hard2={int(hard2_pass)}"
        f"_soft_conj={soft_conj}_gapped={int(all(sector_results[s]['gapped'] for s in SURVIVING_SECTORS))}"
        f"_counts_match={int(counts_match)}_dim_weighted={CORPUS_DIM_WEIGHTED_TOTAL}"
        f"_chi_prime_runtime_path_corrected={int(CHI_PRIME_DRIFT)}"
    )
    append_verdict(composite, value, audit_sha, content_sha,
                   sign_verdict, magnitude_verdict, regime_verdict,
                   supersedes=supersedes_sha)
    print(f"\n  VERDICT: {composite}  value='{value}'")
    print(f"  3-tuple: sign={sign_verdict} magnitude={magnitude_verdict} regime={regime_verdict}")

    # 4-tuple output tag (final non-verdict line per gate-verdicts.md)
    print(f"\n  4-tuple: (value={triple}, scheme={SCHEME}, convention={CONVENTION}, L_max={L_MAX})")
    print("\nCOMPUTATION COMPLETE")
    return 0


if __name__ == "__main__":
    sys.exit(main())
